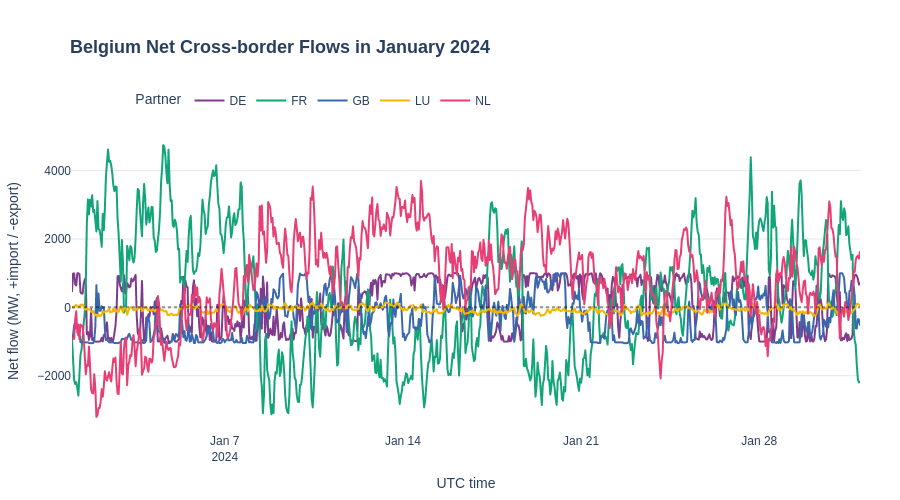

This figure's notebook cell:
### Code cell
be_flows_2024_01 = read_parquet(
    DATA_ROOT / "raw/em/BE/electricity-flows/past-range/2024-01.parquet"
)

# Collect partner zones present in this file by stripping prefixes/suffixes.
import_cols = [c for c in be_flows_2024_01.columns if c.startswith("import_") and c.endswith("_mw")]
export_cols = [c for c in be_flows_2024_01.columns if c.startswith("export_") and c.endswith("_mw")]
partners = sorted({c[len("import_"):-len("_mw")] for c in import_cols}
                  | {c[len("export_"):-len("_mw")] for c in export_cols})

# Net flow per partner: positive = BE importing, negative = BE exporting.
net = pd.DataFrame(index=be_flows_2024_01.index)
for p in partners:
    imp = be_flows_2024_01.get(f"import_{p}_mw", pd.Series(0.0, index=be_flows_2024_01.index)).fillna(0.0)
    exp = be_flows_2024_01.get(f"export_{p}_mw", pd.Series(0.0, index=be_flows_2024_01.index)).fillna(0.0)
    net[p.upper()] = imp - exp

net_long = net.reset_index().melt(id_vars="datetime", var_name="partner", value_name="net_mw")

fig = px.line(
    net_long,
    x="datetime",
    y="net_mw",
    color="partner",
    color_discrete_sequence=px.colors.qualitative.Bold,
    labels={"datetime": "UTC time", "net_mw": "Net flow (MW, +import / -export)", "partner": "Partner"},
)
fig.add_hline(y=0, line_dash="dot", line_color="rgba(0,0,0,0.4)")
style_fig(fig, "Belgium Net Cross-border Flows in January 2024")
fig.show()

### Figure 1 — Plotly figure (JSON) as saved in the notebook; plotly's stock layout.template omitted (floating-point values rounded to 4 significant figures; data arrays with more than 128 entries replaced by an {"elided": "..."} marker saying what was removed)
{"data": [{"hovertemplate": "Partner=DE<br>UTC time=%{x}<br>Net flow (MW, +import / -export)=%{y}<extra></extra>", "legendgroup": "DE", "line": {"color": "rgb(127, 60, 141)", "dash": "solid"}, "marker": {"symbol": "circle"}, "mode": "lines", "name": "DE", "showlegend": true, "type": "scattergl", "x": {"elided": "744 str values"}, "xaxis": "x", "y": {"elided": "744 float values"}, "yaxis": "y"}, {"hovertemplate": "Partner=FR<br>UTC time=%{x}<br>Net flow (MW, +import / -export)=%{y}<extra></extra>", "legendgroup": "FR", "line": {"color": "rgb(17, 165, 121)", "dash": "solid"}, "marker": {"symbol": "circle"}, "mode": "lines", "name": "FR", "showlegend": true, "type": "scattergl", "x": {"elided": "744 str values"}, "xaxis": "x", "y": {"elided": "744 float values"}, "yaxis": "y"}, {"hovertemplate": "Partner=GB<br>UTC time=%{x}<br>Net flow (MW, +import / -export)=%{y}<extra></extra>", "legendgroup": "GB", "line": {"color": "rgb(57, 105, 172)", "dash": "solid"}, "marker": {"symbol": "circle"}, "mode": "lines", "name": "GB", "showlegend": true, "type": "scattergl", "x": {"elided": "744 str values"}, "xaxis": "x", "y": {"elided": "744 float values"}, "yaxis": "y"}, {"hovertemplate": "Partner=LU<br>UTC time=%{x}<br>Net flow (MW, +import / -export)=%{y}<extra></extra>", "legendgroup": "LU", "line": {"color": "rgb(242, 183, 1)", "dash": "solid"}, "marker": {"symbol": "circle"}, "mode": "lines", "name": "LU", "showlegend": true, "type": "scattergl", "x": {"elided": "744 str values"}, "xaxis": "x", "y": {"elided": "744 float values"}, "yaxis": "y"}, {"hovertemplate": "Partner=NL<br>UTC time=%{x}<br>Net flow (MW, +import / -export)=%{y}<extra></extra>", "legendgroup": "NL", "line": {"color": "rgb(231, 63, 116)", "dash": "solid"}, "marker": {"symbol": "circle"}, "mode": "lines", "name": "NL", "showlegend": true, "type": "scattergl", "x": {"elided": "744 str values"}, "xaxis": "x", "y": {"elided": "744 float values"}, "yaxis": "y"}], "layout": {"font": {"family": "Arial", "size": 12}, "height": 500, "legend": {"font": {"size": 12}, "orientation": "h", "title": {"text": "Partner"}, "tracegroupgap": 0, "x": 0.07778, "xanchor": "left", "y": 1.05, "yanchor": "bottom"}, "margin": {"b": 60, "l": 70, "r": 40, "t": 130}, "shapes": [{"line": {"color": "rgba(0,0,0,0.4)", "dash": "dot"}, "type": "line", "x0": 0, "x1": 1, "xref": "x domain", "y0": 0, "y1": 0, "yref": "y"}], "title": {"font": {"family": "Arial", "size": 18}, "text": "<b>Belgium Net Cross-border Flows in January 2024</b>", "x": 0.07778, "xanchor": "left", "y": 0.92, "yanchor": "top"}, "width": 900, "xaxis": {"anchor": "y", "domain": [0, 1], "showgrid": false, "tickfont": {"size": 12}, "title": {"font": {"size": 14}, "text": "UTC time"}}, "yaxis": {"anchor": "x", "domain": [0, 1], "gridcolor": "rgba(0,0,0,0.1)", "tickfont": {"size": 12}, "title": {"font": {"size": 14}, "text": "Net flow (MW, +import / -export)"}}}}
